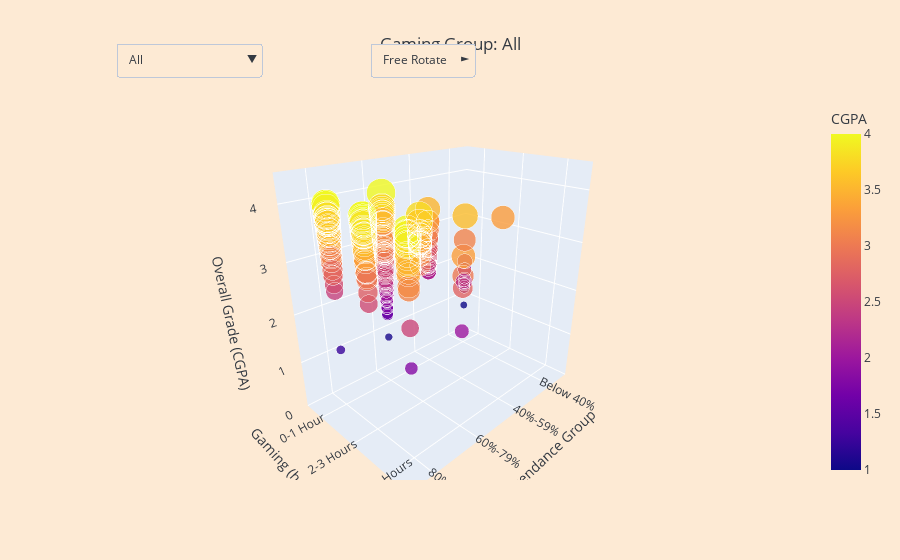

Here is the notebook cell this chart was saved with:
### Code cell
import pandas as pd
import plotly.express as px
import plotly.graph_objects as go

# Hieronder laad je de datasets in
df1 = pd.read_csv("StudentPerformanceFactors.csv")
df2 = pd.read_csv("gameandgrade.csv")
df3 = pd.read_csv("ResearchInformation3.csv")
import pandas as pd
import plotly.graph_objects as go

# Load your datasets
df1 = pd.read_csv("StudentPerformanceFactors.csv")
df2 = pd.read_csv("gameandgrade.csv")
df3 = pd.read_csv("ResearchInformation3.csv")

# Select dataset with required columns
for df_candidate in [df1, df2, df3]:
    if {"Gaming", "Attendance", "Overall"}.issubset(df_candidate.columns):
        df = df_candidate
        break
else:
    raise ValueError("No dataset contains all required columns.")

# Clean and prepare the data
df_clean = df[["Gaming", "Attendance", "Overall"]].dropna().copy()

gaming_order = ["More than 3 Hours", "2-3 Hours", "0-1 Hour"]
attendance_order = ["Below 40%", "40%-59%", "60%-79%", "80%-100%"]

df_clean["Gaming"] = pd.Categorical(df_clean["Gaming"], categories=gaming_order, ordered=True)
df_clean["Attendance"] = pd.Categorical(df_clean["Attendance"], categories=attendance_order, ordered=True)

# Map categories to numeric values
df_clean["Gaming_num"] = df_clean["Gaming"].cat.codes
df_clean["Attendance_num"] = df_clean["Attendance"].cat.codes

# Create main trace (all data)
trace_all = go.Scatter3d(
    x=df_clean["Attendance_num"],
    y=df_clean["Gaming_num"],
    z=df_clean["Overall"],
    mode='markers',
    name="All",
    visible=True,
    marker=dict(
        size=df_clean["Overall"] * 5,
        color=df_clean["Overall"],
        colorscale="Plasma",
        colorbar={"title": "CGPA"},
        opacity=0.8
    ),
    text=[f"Attendance: {a}<br>Gaming: {g}<br>CGPA: {c:.2f}" 
          for a, g, c in zip(df_clean["Attendance"], df_clean["Gaming"], df_clean["Overall"])],
    hoverinfo='text'
)

# Individual group traces
group_traces = []
for group in gaming_order:
    group_data = df_clean[df_clean["Gaming"] == group]
    trace = go.Scatter3d(
        x=group_data["Attendance_num"],
        y=group_data["Gaming_num"],
        z=group_data["Overall"],
        mode='markers',
        name=group,
        visible=False,
        marker=dict(
            size=group_data["Overall"] * 5,
            color=group_data["Overall"],
            colorscale="Plasma",
            colorbar={"title": "CGPA"},
            opacity=0.8
        ),
        text=[f"Attendance: {a}<br>CGPA: {c:.2f}" 
              for a, c in zip(group_data["Attendance"], group_data["Overall"])],
        hoverinfo='text'
    )
    group_traces.append(trace)

all_traces = [trace_all] + group_traces

# Dropdown to filter by group
dropdown_buttons = [
    dict(
        label="All",
        method="update",
        args=[
            {"visible": [True] + [False]*len(gaming_order)},
            {"title": "Gaming Group: All"}
        ]
    )
]

for i, group in enumerate(gaming_order):
    visibility = [False] * (len(gaming_order) + 1)
    visibility[i + 1] = True
    dropdown_buttons.append(
        dict(
            label=group,
            method="update",
            args=[
                {"visible": visibility},
                {"title": f"Gaming Group: {group}"}
            ]
        )
    )

# Dropdown for interaction control
movement_buttons = [
    dict(
        label="Free Rotate",
        method="relayout",
        args=[{"scene.dragmode": "orbit"}]
    ),
    dict(
        label="Turntable",
        method="relayout",
        args=[{"scene.dragmode": "turntable"}]
    ),
    dict(
        label="Zoom Only",
        method="relayout",
        args=[{"scene.dragmode": "zoom"}]
    ),
    dict(
        label="Static View",
        method="relayout",
        args=[{"scene.dragmode": False}]
    )
]

# Layout
layout = go.Layout(
    title="Gaming Group: All",
    scene=dict(
        xaxis=dict(
            title="Attendance Group",
            tickvals=list(range(len(attendance_order))),
            ticktext=attendance_order,
            range=[-0.5, 3.5]
        ),
        yaxis=dict(
            title="Gaming (hours/day)",
            tickvals=list(range(len(gaming_order))),
            ticktext=gaming_order[::-1],
            range=[-0.5, 2.5]
        ),
        zaxis=dict(
            title="Overall Grade (CGPA)",
            range=[0, 4.5]
        ),
        camera=dict(
            eye=dict(x=1.4, y=1.4, z=0.9)
        )
    ),
    updatemenus=[
        dict(
            buttons=dropdown_buttons,
            direction="down",
            showactive=True,
            x=0.05,
            xanchor="left",
            y=1.15,
            yanchor="top"
        ),
        dict(
            buttons=movement_buttons,
            direction="right",
            showactive=True,
            x=0.4,
            xanchor="left",
            y=1.15,
            yanchor="top"
        )
    ],
    margin=dict(t=100),
    height=700
)

# Final figure
fig = go.Figure(data=all_traces, layout=layout)
fig.show()

### Figure 1 — Plotly figure (JSON) as saved in the notebook; plotly's stock layout.template omitted (floating-point values rounded to 4 significant figures; data arrays with more than 128 entries replaced by an {"elided": "..."} marker saying what was removed)
{"data": [{"hoverinfo": "text", "marker": {"color": {"elided": "493 float values"}, "colorbar": {"title": {"text": "CGPA"}}, "colorscale": [[0, "#0d0887"], [0.1111, "#46039f"], [0.2222, "#7201a8"], [0.3333, "#9c179e"], [0.4444, "#bd3786"], [0.5556, "#d8576b"], [0.6667, "#ed7953"], [0.7778, "#fb9f3a"], [0.8889, "#fdca26"], [1, "#f0f921"]], "opacity": 0.8, "size": {"elided": "493 float values"}}, "mode": "markers", "name": "All", "text": {"elided": "493 str values"}, "type": "scatter3d", "visible": true, "x": {"elided": "493 int values"}, "y": {"elided": "493 int values"}, "z": {"elided": "493 float values"}}, {"hoverinfo": "text", "marker": {"color": {"elided": "302 float values"}, "colorbar": {"title": {"text": "CGPA"}}, "colorscale": [[0, "#0d0887"], [0.1111, "#46039f"], [0.2222, "#7201a8"], [0.3333, "#9c179e"], [0.4444, "#bd3786"], [0.5556, "#d8576b"], [0.6667, "#ed7953"], [0.7778, "#fb9f3a"], [0.8889, "#fdca26"], [1, "#f0f921"]], "opacity": 0.8, "size": {"elided": "302 float values"}}, "mode": "markers", "name": "More than 3 Hours", "text": {"elided": "302 str values"}, "type": "scatter3d", "visible": false, "x": {"elided": "302 int values"}, "y": {"elided": "302 int values"}, "z": {"elided": "302 float values"}}, {"hoverinfo": "text", "marker": {"color": {"elided": "141 float values"}, "colorbar": {"title": {"text": "CGPA"}}, "colorscale": [[0, "#0d0887"], [0.1111, "#46039f"], [0.2222, "#7201a8"], [0.3333, "#9c179e"], [0.4444, "#bd3786"], [0.5556, "#d8576b"], [0.6667, "#ed7953"], [0.7778, "#fb9f3a"], [0.8889, "#fdca26"], [1, "#f0f921"]], "opacity": 0.8, "size": {"elided": "141 float values"}}, "mode": "markers", "name": "2-3 Hours", "text": {"elided": "141 str values"}, "type": "scatter3d", "visible": false, "x": {"elided": "141 int values"}, "y": {"elided": "141 int values"}, "z": {"elided": "141 float values"}}, {"hoverinfo": "text", "marker": {"color": [3.35, 3.467, 1.8, 2.0, 2.5, 2.79, 3.0, 3.11, 3.39, 3.5, 3.5, 3.54, 3.65, 3.65, 3.78, 3.78, 3.8, 3.8, 3.84, 3.87, 3.88, 3.88, 3.88, 3.88, 3.88, 3.88, 3.93, 3.94, 3.94, 3.94, 3.94, 3.94, 3.94, 3.94, 3.94, 3.94, 3.94, 3.94, 3.94, 3.94, 3.95, 4.0, 3.33, 3.6, 3.8, 3.17, 3.5, 3.5, 3.78, 3.94], "colorbar": {"title": {"text": "CGPA"}}, "colorscale": [[0, "#0d0887"], [0.1111, "#46039f"], [0.2222, "#7201a8"], [0.3333, "#9c179e"], [0.4444, "#bd3786"], [0.5556, "#d8576b"], [0.6667, "#ed7953"], [0.7778, "#fb9f3a"], [0.8889, "#fdca26"], [1, "#f0f921"]], "opacity": 0.8, "size": [16.75, 17.34, 9.0, 10.0, 12.5, 13.95, 15.0, 15.55, 16.95, 17.5, 17.5, 17.7, 18.25, 18.25, 18.9, 18.9, 19.0, 19.0, 19.2, 19.35, 19.4, 19.4, 19.4, 19.4, 19.4, 19.4, 19.65, 19.7, 19.7, 19.7, 19.7, 19.7, 19.7, 19.7, 19.7, 19.7, 19.7, 19.7, 19.7, 19.7, 19.75, 20.0, 16.65, 18.0, 19.0, 15.85, 17.5, 17.5, 18.9, 19.7]}, "mode": "markers", "name": "0-1 Hour", "text": ["Attendance: 80%-100%<br>CGPA: 3.35", "Attendance: 80%-100%<br>CGPA: 3.47", "Attendance: 80%-100%<br>CGPA: 1.80", "Attendance: 60%-79%<br>CGPA: 2.00", "Attendance: 80%-100%<br>CGPA: 2.50", "Attendance: 60%-79%<br>CGPA: 2.79", "Attendance: 60%-79%<br>CGPA: 3.00", "Attendance: 80%-100%<br>CGPA: 3.11", "Attendance: 80%-100%<br>CGPA: 3.39", "Attendance: 80%-100%<br>CGPA: 3.50", "Attendance: 80%-100%<br>CGPA: 3.50", "Attendance: 80%-100%<br>CGPA: 3.54", "Attendance: 80%-100%<br>CGPA: 3.65", "Attendance: 80%-100%<br>CGPA: 3.65", "Attendance: 80%-100%<br>CGPA: 3.78", "Attendance: 80%-100%<br>CGPA: 3.78", "Attendance: 80%-100%<br>CGPA: 3.80", "Attendance: 80%-100%<br>CGPA: 3.80", "Attendance: 80%-100%<br>CGPA: 3.84", "Attendance: 80%-100%<br>CGPA: 3.87", "Attendance: 80%-100%<br>CGPA: 3.88", "Attendance: 80%-100%<br>CGPA: 3.88", "Attendance: 80%-100%<br>CGPA: 3.88", "Attendance: 80%-100%<br>CGPA: 3.88", "Attendance: 80%-100%<br>CGPA: 3.88", "Attendance: 80%-100%<br>CGPA: 3.88", "Attendance: 80%-100%<br>CGPA: 3.93", "Attendance: 80%-100%<br>CGPA: 3.94", "Attendance: 80%-100%<br>CGPA: 3.94", "Attendance: 80%-100%<br>CGPA: 3.94", "Attendance: 80%-100%<br>CGPA: 3.94", "Attendance: 80%-100%<br>CGPA: 3.94", "Attendance: 80%-100%<br>CGPA: 3.94", "Attendance: 80%-100%<br>CGPA: 3.94", "Attendance: 80%-100%<br>CGPA: 3.94", "Attendance: 80%-100%<br>CGPA: 3.94", "Attendance: 80%-100%<br>CGPA: 3.94", "Attendance: 80%-100%<br>CGPA: 3.94", "Attendance: 80%-100%<br>CGPA: 3.94", "Attendance: 80%-100%<br>CGPA: 3.94", "Attendance: 80%-100%<br>CGPA: 3.95", "Attendance: 80%-100%<br>CGPA: 4.00", "Attendance: 60%-79%<br>CGPA: 3.33", "Attendance: 80%-100%<br>CGPA: 3.60", "Attendance: 80%-100%<br>CGPA: 3.80", "Attendance: 80%-100%<br>CGPA: 3.17", "Attendance: 80%-100%<br>CGPA: 3.50", "Attendance: 80%-100%<br>CGPA: 3.50", "Attendance: 80%-100%<br>CGPA: 3.78", "Attendance: 80%-100%<br>CGPA: 3.94"], "type": "scatter3d", "visible": false, "x": [3, 3, 3, 2, 3, 2, 2, 3, 3, 3, 3, 3, 3, 3, 3, 3, 3, 3, 3, 3, 3, 3, 3, 3, 3, 3, 3, 3, 3, 3, 3, 3, 3, 3, 3, 3, 3, 3, 3, 3, 3, 3, 2, 3, 3, 3, 3, 3, 3, 3], "y": [2, 2, 2, 2, 2, 2, 2, 2, 2, 2, 2, 2, 2, 2, 2, 2, 2, 2, 2, 2, 2, 2, 2, 2, 2, 2, 2, 2, 2, 2, 2, 2, 2, 2, 2, 2, 2, 2, 2, 2, 2, 2, 2, 2, 2, 2, 2, 2, 2, 2], "z": [3.35, 3.467, 1.8, 2.0, 2.5, 2.79, 3.0, 3.11, 3.39, 3.5, 3.5, 3.54, 3.65, 3.65, 3.78, 3.78, 3.8, 3.8, 3.84, 3.87, 3.88, 3.88, 3.88, 3.88, 3.88, 3.88, 3.93, 3.94, 3.94, 3.94, 3.94, 3.94, 3.94, 3.94, 3.94, 3.94, 3.94, 3.94, 3.94, 3.94, 3.95, 4.0, 3.33, 3.6, 3.8, 3.17, 3.5, 3.5, 3.78, 3.94]}], "layout": {"autosize": true, "margin": {"t": 100}, "scene": {"aspectmode": "auto", "aspectratio": {"x": 1.145, "y": 0.7631, "z": 1.145}, "camera": {"eye": {"x": 1.4, "y": 1.4, "z": 0.9}}, "xaxis": {"range": [-0.5, 3.5], "ticktext": ["Below 40%", "40%-59%", "60%-79%", "80%-100%"], "tickvals": [0, 1, 2, 3], "title": {"text": "Attendance Group"}, "type": "linear"}, "yaxis": {"range": [-0.5, 2.5], "ticktext": ["0-1 Hour", "2-3 Hours", "More than 3 Hours"], "tickvals": [0, 1, 2], "title": {"text": "Gaming (hours/day)"}, "type": "linear"}, "zaxis": {"range": [0, 4.5], "title": {"text": "Overall Grade (CGPA)"}, "type": "linear"}}, "title": {"text": "Gaming Group: All"}, "updatemenus": [{"buttons": [{"args": [{"visible": [true, false, false, false]}, {"title": "Gaming Group: All"}], "label": "All", "method": "update"}, {"args": [{"visible": [false, true, false, false]}, {"title": "Gaming Group: More than 3 Hours"}], "label": "More than 3 Hours", "method": "update"}, {"args": [{"visible": [false, false, true, false]}, {"title": "Gaming Group: 2-3 Hours"}], "label": "2-3 Hours", "method": "update"}, {"args": [{"visible": [false, false, false, true]}, {"title": "Gaming Group: 0-1 Hour"}], "label": "0-1 Hour", "method": "update"}], "direction": "down", "showactive": true, "x": 0.05, "xanchor": "left", "y": 1.15, "yanchor": "top"}, {"buttons": [{"args": [{"scene.dragmode": "orbit"}], "label": "Free Rotate", "method": "relayout"}, {"args": [{"scene.dragmode": "turntable"}], "label": "Turntable", "method": "relayout"}, {"args": [{"scene.dragmode": "zoom"}], "label": "Zoom Only", "method": "relayout"}, {"args": [{"scene.dragmode": false}], "label": "Static View", "method": "relayout"}], "direction": "right", "showactive": true, "x": 0.4, "xanchor": "left", "y": 1.15, "yanchor": "top"}]}}
